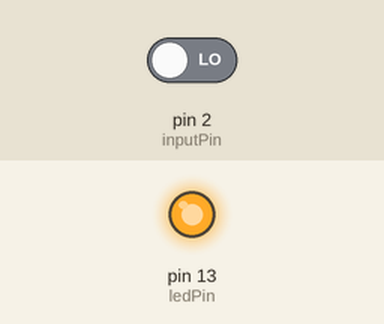
A sketch run on a simulated Arduino Uno, built with avr-gcc and run on an emulated ATmega328P. Shown: output pins drawn as LEDs (lit = HIGH). The test bench sets the inputs (shaded band); at power-on: pin 2 (inputPin) LOW.

Above: at 1.2 s.
1.3 s: pin 2 (inputPin) driven HIGH
At 1.8 s:
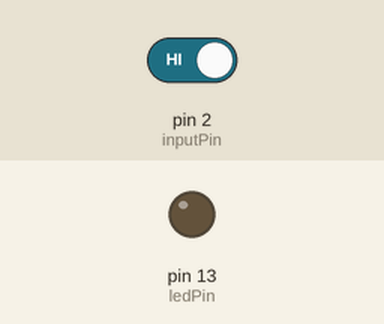
2.8 s: pin 2 (inputPin) driven LOW
At 4.2 s:
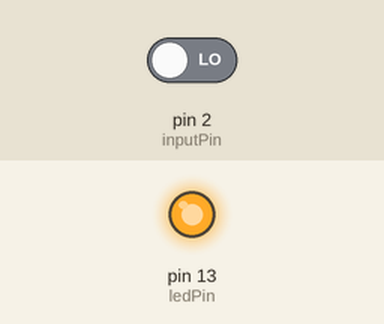
Timing chart, 0 to 5.8 s (numbered marks = the images above; inputs shaded):
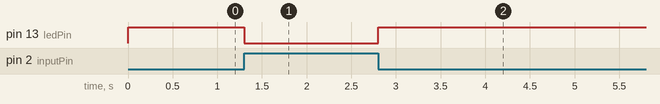

The sketch:

ir_proximity_sensor.ino
```cpp
int ledPin =13;
int inputPin = 2;
int motion = LOW;
int stat = 0;

void setup(){
  pinMode(ledPin, OUTPUT);
  pinMode(inputPin, INPUT);
}

void loop(){
  stat = digitalRead(inputPin);
  if (stat == HIGH){
    digitalWrite(ledPin, LOW);
    motion = HIGH;
  } else {
    digitalWrite(ledPin, HIGH);
    motion = LOW;
  }
}
```

Measured:
- after the input at 1.3 s, pin 13 (ledPin): HIGH → LOW at once
- after the input at 2.8 s, pin 13 (ledPin): LOW → HIGH at once
